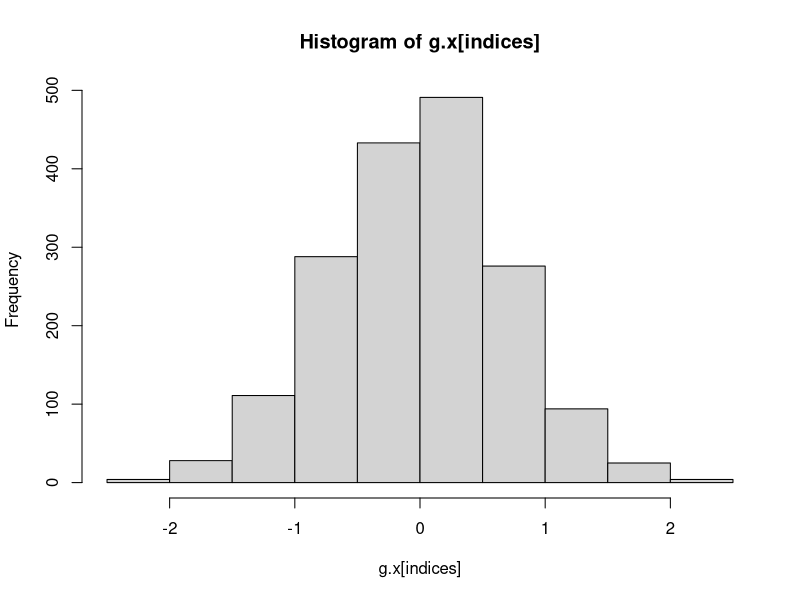
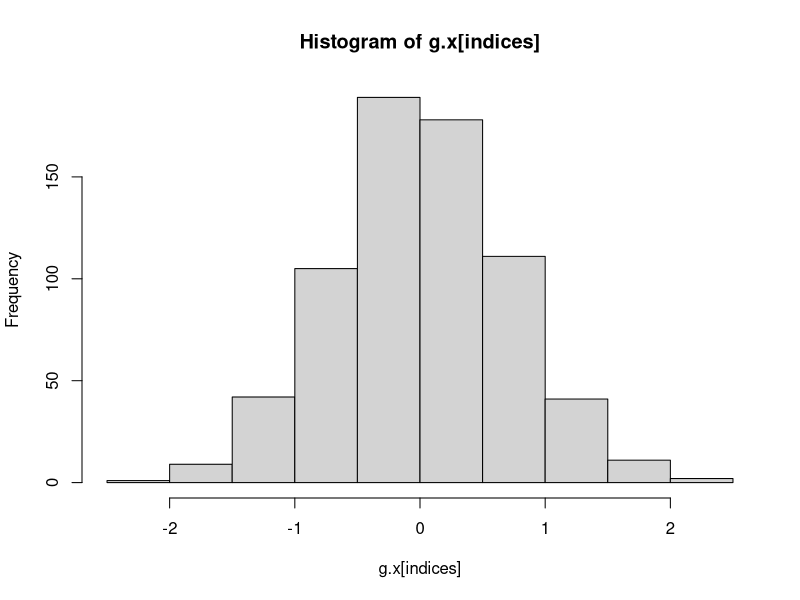
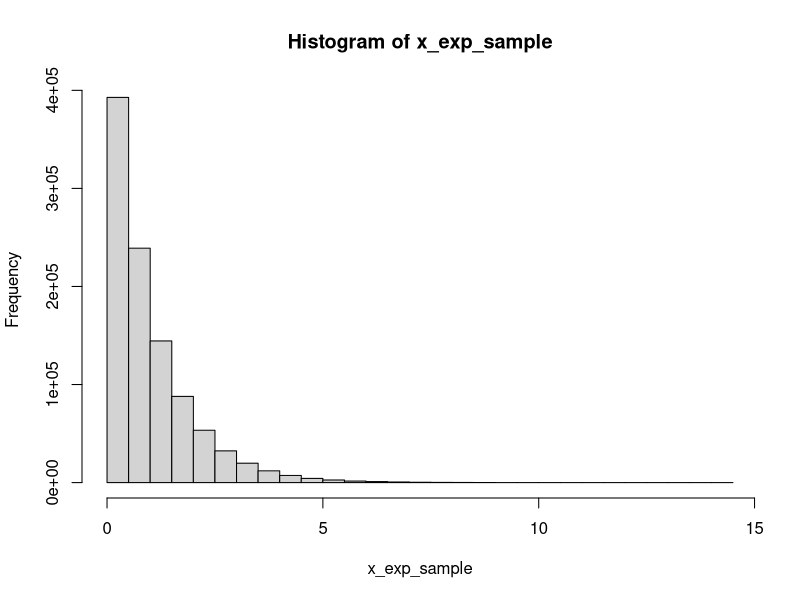
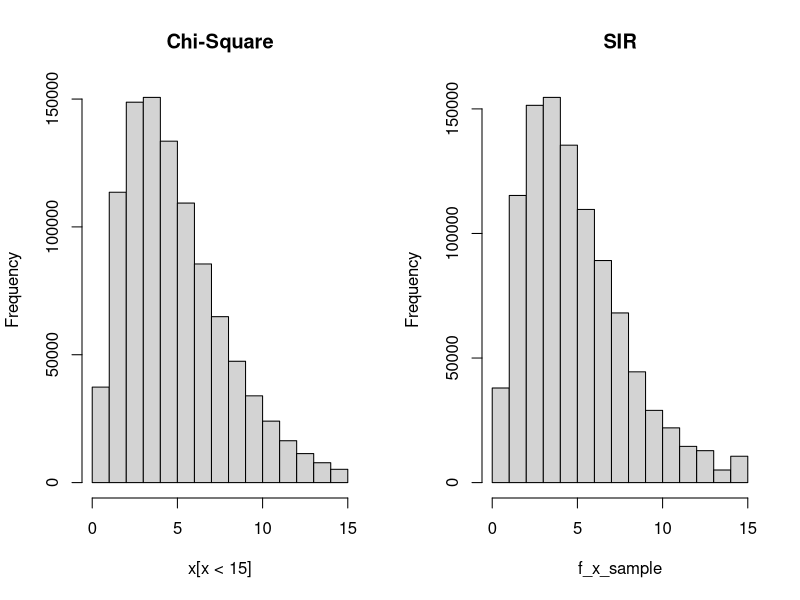
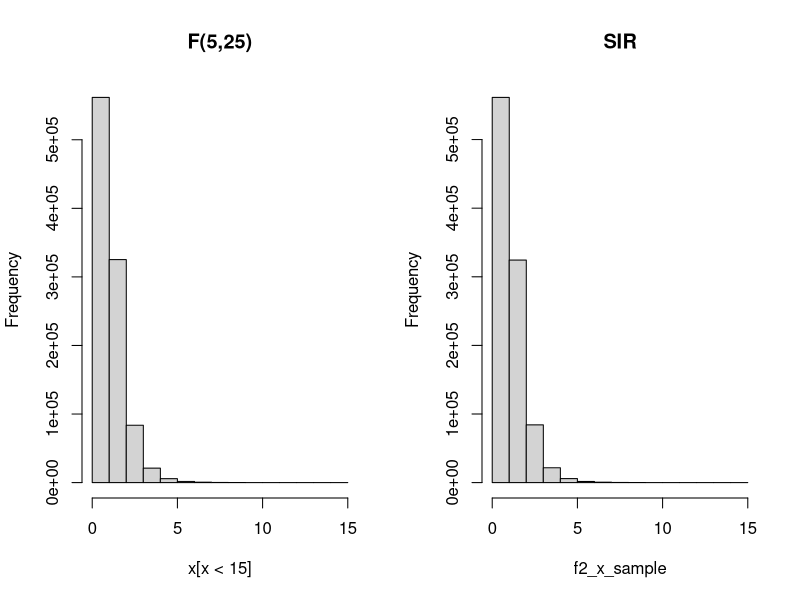
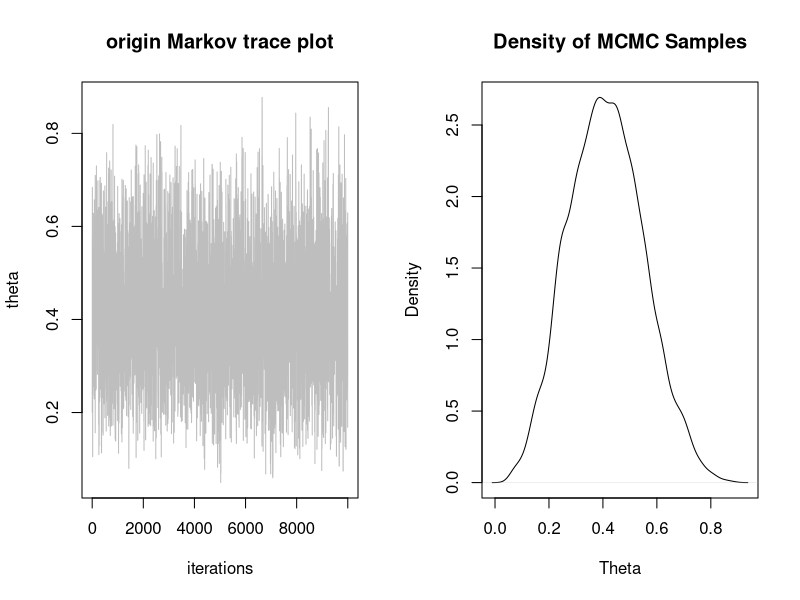
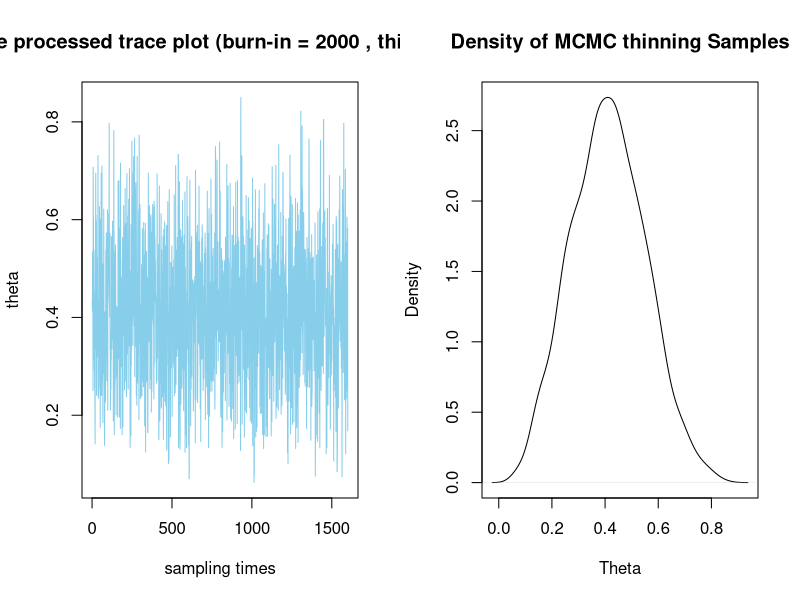
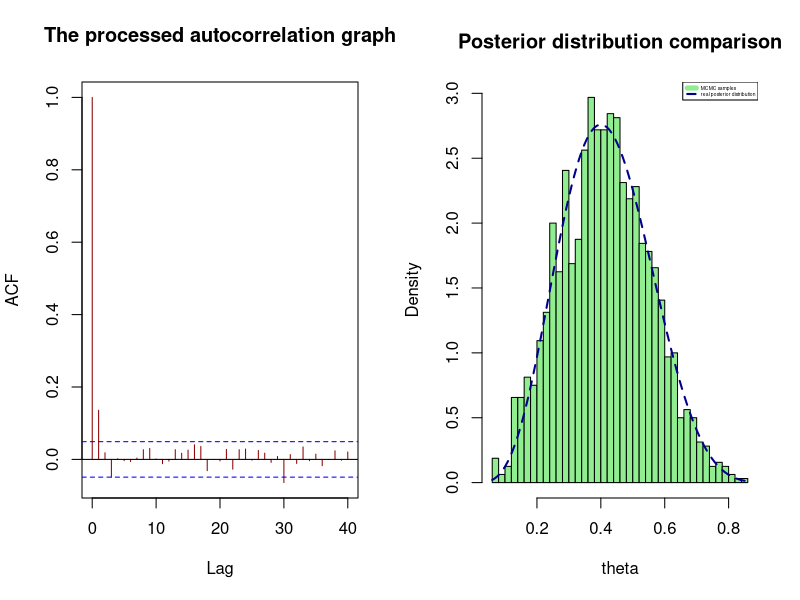

Write the R code that produced these figures, in order.
## ---- chunk 1


a <- c(1, 2)
b <- c(3, 4)
rbind(a,b)
c(rbind(a, b))
cbind(a,b)


# Define sample sizes
n_values <- c(10, 100, 1000, 10000, 100000)

# Number of repetitions for each n
reps <- 3

# Initialize storage for results
results <- matrix(NA, nrow = length(n_values), ncol = 2 * reps)

# Loop over different values of n
for (i in 1:length(n_values)) {
  n <- n_values[i]
  
  # 初始化操作--创建一个长度为 reps 的数值向量，并初始化所有元素为 0。
  means <- numeric(reps) 
  sds <- numeric(reps)
  
  # Repeat simulation for each repetition
  for (j in 1:reps) {
    sample <- rnorm(n)  # Generate n samples from N(0,1)
    means[j] <- mean(sample)  # Compute sample mean
    sds[j] <- sd(sample)  # Compute sample standard deviation
  }
  
  
  # Store results 
  results[i, ] <- c(rbind(means, sds))
}

# Convert results into a data frame
results_df <- as.data.frame(results)
colnames(results_df) <- c("Mean_1", "SD_1", "Mean_2", "SD_2", "Mean_3", "SD_3")
rownames(results_df) <- n_values

# Print results
print(results_df)

# Compute Monte Carlo errors for repetition 1
# sapply() is one of the apply() series of functions that apply some function to each element of a list or vector and return the vector.
mc_errors <- sapply(1:length(n_values), function(i) {sd(rnorm(n_values[i])) / sqrt(n_values[i])})  

# Print Monte Carlo errors
print(mc_errors)

## ---- chunk 2
f = function(x){
  return(exp(-x^2))
}


# numeric calculation（Riemann sum）
dx=0.01
x=seq(-5,5,dx)
f.x=f(x)
sum(f.x*dx)
sqrt(pi)


# Rejection Sampling to estimate f（x）= exp(-x^2)
# Uniform(-5,5) not bounded so we choose c* it later.
g.x = runif(10000, -5, 5)

peak_f <- f(0) #- standard normal

# 计算均匀分布的峰值
peak_g_uniform <- 1 / (5 - (-5))

c = peak_f / peak_g_uniform # how much (the highest point of) f.x is bigger than g.x

# g.x在-5到5间
t = f(g.x) / (c * dunif(g.x, -5, 5))
u = runif(10000) # Y-axis distribution(since 0-1, uniform!)
?runif
indices = (u < t)
hist(g.x[indices])
ratio = sum(indices) / length(indices)
integral.f = ratio * c
integral.f

# Normal Distribution
g.x = rnorm(1000)

# calculate c to bound totally
g <- function(x) {
  return(dnorm(x))
}

# 计算 f(x) 和 g(x) 在 x = 0 处的值
f_0 <- f(0)
g_0 <- g(0)

# 计算 c 的值
c <- f_0 / g_0

# 输出 c 的值
c # c=2.51
c = 2.55 #稍微取大点
t = f(g.x) / (c * dnorm(g.x))
u = runif(1000) # Y-axis distribution(since 0-1, uniform!)
indices = (u < t)
hist(g.x[indices])
ratio = sum(indices) / length(indices)
integral.f = ratio * c
integral.f

## ---- chunk 3
g.x = rnorm(100000)
w = f(g.x) / dnorm(g.x)
mean(w)

g.x = runif(100000, -5, 5)
w = f(g.x) / dunif(g.x, -5, 5)
mean(w)
## ---- chunk 4
# Sampling Importance Resampling - SIR
# f(x) - desired (unnormalized) distribution - 5*chi-square(df=5)
# g(x) - proposed distribution - exponential
n = 1000000 #sample size
# 从提议分布中生成样本
x_exp_sample = rexp(n) # Samples are generated from the exponential distribution as a proposed distribution.
#  绘制提议分布的直方图
par(mfrow=c(1,1)) # 1 row 1 column
hist(x_exp_sample) 


# 计算目标分布的未归一化概率密度
f_x_unnormalized_pdf = 5*dchisq(x_exp_sample, df=5) # dchisq 函数返回的是概率密度值，而不是概率值（即未归一化的概率值），所以这里乘以5（或其他常数）是为了得到未归一化的卡方分布的概率密度值。f_x_unnormalized_pdf存储了每个指数分布样本点在自由度为5的卡方分布下的未归一化概率密度值

#  计算提议分布的概率密度
g_x_pdf = dexp(x_exp_sample) # 计算提议分布（指数分布）的概率密度函数。

#权重
weights = f_x_unnormalized_pdf / g_x_pdf # 计算每个样本的权重
#归一化权重
weights_norm = weights / sum(weights) # 归一化权重
# resampling
f_x_sample = sample(x_exp_sample, size = n, replace = TRUE, prob = weights_norm) 

# 绘制目标分布和重采样结果的直方图（对比真实和resampling）
par(mfrow=c(1,2))
x = rchisq(n, df=5)
hist(x[x<15], breaks = seq(0,15,1), main="Chi-Square")
hist(f_x_sample, breaks = seq(0,15,1), main="SIR")


## ---- chunk 5
# moving from f1(x) to f2(x)从卡方分布转移到 F 分布
f_1 = dchisq(f_x_sample, df=5)
f_2 = df(f_x_sample, df1=5, df2=25)
new_weights = f_2 / f_1

#检查权重均值
mean(new_weights) # should be ~ 1

mean(weights)

# 归一化新权重
new_weights_norm = new_weights / sum(new_weights)

#  重采样生成 F 分布样本

f2_x_sample = sample(f_x_sample, size = n, replace = TRUE, prob = new_weights_norm)

# 绘制 F 分布和重采样结果的直方图
par(mfrow=c(1,2))
x = rf(n, 5, 25)
hist(x[x<15], breaks = seq(0,15,1), main="F(5,25)")
hist(f2_x_sample, breaks = seq(0,15,1), main="SIR")
## ---- chunk 6
# 设置随机种子以确保结果可复现
set.seed(123)

# 定义后验分布的密度函数，beta-- prior，binomial-- likelihood（实际上，后验分布应该是Beta(alpha + k, beta + n - k)，因为Beta分布是二项分布的共轭先验，但此处为了联系MH采样方法解决此问题）

posterior_density <- function(theta, alpha, beta, n, k) {
  if (theta < 0 || theta > 1) return(0)  # 确保theta在[0, 1]范围内
  return(dbeta(theta, shape1 = alpha, shape2 = beta) * dbinom(k, size = n, prob = theta))
}


# 计算接受概率--在MH算法中，接受概率应该是 (后验(candidate) * proposal(current | candidate)) / (后验(current) * proposal(candidate | current))。但这里使用的是对称的提议分布（正态分布），所以提议密度的比值是1，这时候接受率可以简化为后验的比值。

# Metropolis-Hastings算法（添加接受率计算）
metropolis_hastings <- function(posterior, proposal_sd, initial_value, iterations, alpha, beta, n, k) {
  theta <- numeric(iterations)
  theta[1] <- initial_value
  accept <- 0  # 接受计数器
  
  for (t in 2:iterations) {
    # 提出新的候选值
    candidate <- rnorm(1, mean = theta[t-1], sd = proposal_sd)
    
    # 计算接受概率（由于提议分布对称，转移概率比率为1）
    acceptance_ratio <- min(1, posterior_density(candidate, alpha, beta, n, k) / 
                             posterior_density(theta[t-1], alpha, beta, n, k))
    
    # 生成均匀分布的随机数
    u <- runif(1)
    
    # 更新状态
    if (u < acceptance_ratio) {
      theta[t] <- candidate
      accept <- accept + 1
    } else {
      theta[t] <- theta[t-1]
    }
  }
  
  # 计算接受率
  accept_rate <- accept / (iterations - 1)
  return(list(samples = theta, accept_rate = accept_rate))
}

# 参数设置
alpha <- 1   # Beta先验参数
beta <- 1
n <- 10      # 试验次数
k <- 4       # 成功次数
proposal_sd <- 0.3  # 调整提议分布标准差（影响接受率）
initial_value <- 0.2
iterations <- 10000

# 运行MCMC
result <- metropolis_hastings(posterior_density, proposal_sd, initial_value, iterations, alpha, beta, n, k)
samples <- result$samples
cat("接受率:", result$accept_rate, "\n")

# 后处理参数
burn_in <- 2000     # 去除前2000次迭代
thin <- 5           # 每5次抽样保留1次

# 后处理
samples_post_burn <- samples[(burn_in + 1):iterations]
thinned_samples <- samples_post_burn[seq(1, length(samples_post_burn), by = thin)]

# 绘制诊断图形


# 1. 原始链的轨迹图
plot(samples, type = "l", col = "grey", 
     main = "origin Markov trace plot", 
     xlab = "iterations", ylab = "theta")

# 绘制原始链的轨迹图的密度图
density_samples <- density(samples)
plot(density_samples, main = "Density of MCMC Samples", xlab = "Theta", ylab = "Density")


# 2. 处理后链的轨迹图
plot(thinned_samples, type = "l", col = "skyblue",
     main = paste("the processed trace plot (burn-in =", burn_in, ", thin =", thin, ")"), 
     xlab = "sampling times", ylab = "theta")

density_proposed_samples <- density(thinned_samples)
plot(density_proposed_samples, main = "Density of MCMC thinning Samples", xlab = "Theta", ylab = "Density")

# 3. 自相关图
acf(thinned_samples, main = "The processed autocorrelation graph", 
    col = "darkred", lag.max = 40)

# 4. 后验分布直方图与真实后验对比 通过比较直方图和理论后验分布，可以评估MCMC采样是否成功地从真实的后验分布中抽取样本。
hist(thinned_samples, breaks = 30, probability = TRUE, 
     main = "Posterior distribution comparison", xlab = "theta", col = "lightgreen")
curve(dbeta(x, shape1 = alpha + k, shape2 = beta + n - k),  # 真实后验
      add = TRUE, col = "darkblue", lwd = 2, lty = 2)
legend("topright", legend = c("MCMC samples", "real posterior distribution"),
       col = c("lightgreen", "darkblue"), lty = c(1, 2), lwd = c(5, 2),
       cex =0.3)


  
## ---- chunk 7
theta <- c(1, 2, 3, 4, 5)
plot(density(theta), type="l")
